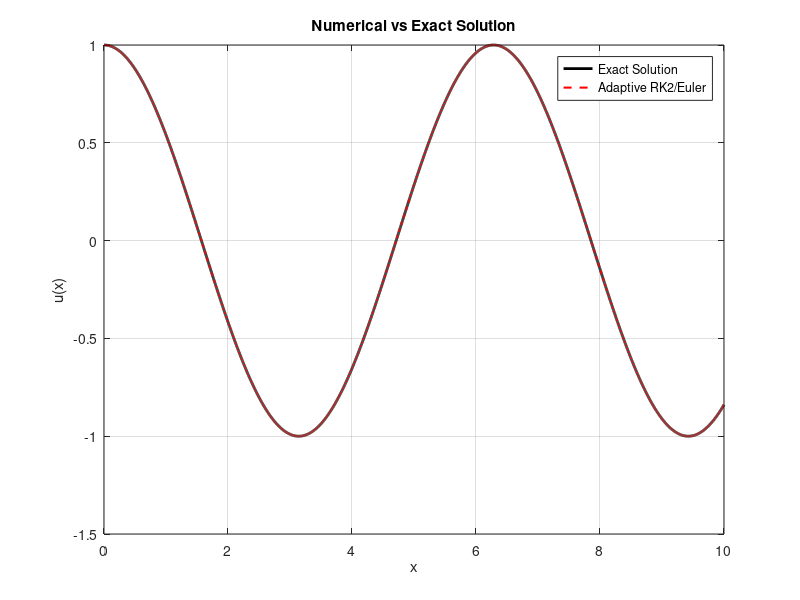
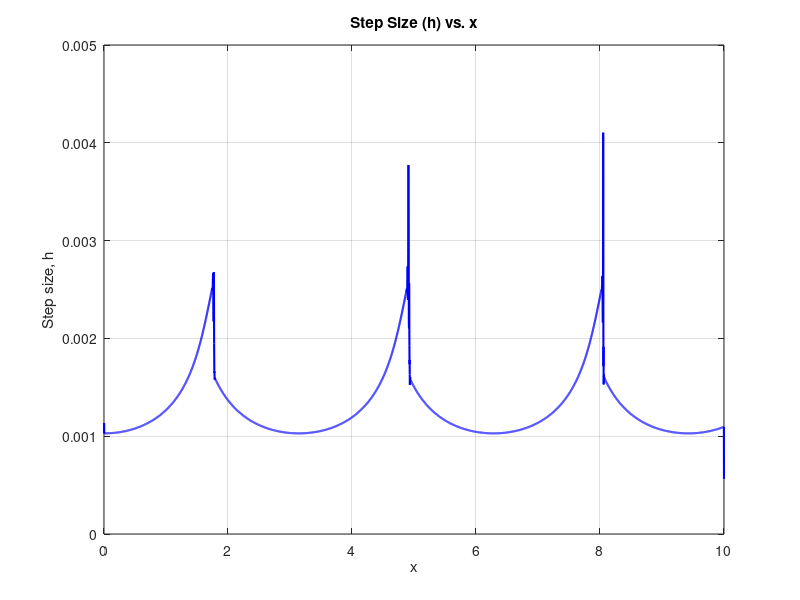

The MATLAB source for these figures, in order:
% adaptive_rk2_euler.m
clear; clc; close all;

%Define the ODE and its exact solution
% ODE: du/dx = -1000*(u - cos(x)) + sin(x)
f = @(x,u) -1000*(u - cos(x)) - sin(x);
% Exact solution: u(x) = cos(x)
u_exact = @(x) cos(x);

%Problem parameters
x0 = 0;       % initial x
xf = 10;      % final x
u0 = 1;       % initial condition: u(0) = 1
tol = 1e-6;   % tolerance for the adaptive method

% Initial step size
h = 0.002;

%Initialize storage arrays for adaptive solution and step sizes
% x_vals and u_vals will store the accepted (x, u) values
x_vals = x0;
u_vals = u0;
% h_vals will store the step sizes that were used (each corresponding to an accepted step)
h_vals = [];

% Initialization of integration variables
t = x0;
u_current = u0;

%Adaptive integration using embedded RK2 and Euler method
while t < xf
    % Adjust the step size if the next step would exceed xf
    if t + h > xf
        h = xf - t;
    end
    
    % Compute one Euler step (first-order method)
    u_euler = u_current + h * f(t, u_current);
    
    % Compute one RK2 (midpoint) step (second-order method)
    k1 = f(t, u_current);
    k2 = f(t + h/2, u_current + (h/2)*k1);
    u_rk2 = u_current + h * k2;
    
    % Estimate the local error as the absolute difference between the two methods
    err = abs(u_rk2 - u_euler);
    
    % Adaptive decision: if error is within tolerance, accept the step
    if err <= tol
        % Advance the solution
        t = t + h;
        u_current = u_rk2;
        % Store the accepted (t, u) and the step size used
        x_vals(end+1) = t; %#ok<*SAGROW>
        u_vals(end+1) = u_current;
        h_vals(end+1) = h; 
    end
    
    % Update step size:
    % When err == 0 we simply double the step, otherwise compute the scaling factor.
    if err == 0
        factor = 2;
    else
        factor = 0.9 * sqrt(tol/err);  % exponent 1/2 because the error ~ O(h^2)
    end
    % Optionally restrict the factor to avoid extreme changes
    factor = min(max(factor, 0.2), 5.0);
    
    % Update the step size for the next iteration
    h = h * factor;
end

%(Optional) Compute the exact solution at the adaptive grid points for comparison
u_exact_vals = u_exact(x_vals);

%Compute the relative L2 norm error:
% relative error = ||u_adaptive - u_exact||_2 / ||u_exact||_2
relL2 = norm(u_vals - u_exact_vals, 2) / norm(u_exact_vals, 2);
fprintf('Relative L2 norm error: %e\n', relL2);

fprintf('Number of steps taken: %d\n', length(x_vals) - 1);

%Plot the numerical solution versus the exact solution
figure;
plot(x_vals, u_exact_vals, 'k-', 'LineWidth', 2, 'DisplayName', 'Exact Solution');
hold on;
plot(x_vals, u_vals, 'r--', 'LineWidth', 1.5, 'MarkerSize', 4, 'DisplayName', 'Adaptive RK2/Euler');
xlabel('x');
ylabel('u(x)');
title('Numerical vs Exact Solution');
legend('Location', 'best');
yl = ylim;
ylim([-1.5, yl(2)]);
grid on;
hold off;

% Plot the adaptive step size versus x
figure;
plot(x_vals(1:end-1), h_vals, 'b-', 'LineWidth', 1.5);
xlabel('x');
ylabel('Step size, h');
title('Step Size (h) vs. x');
grid on;
